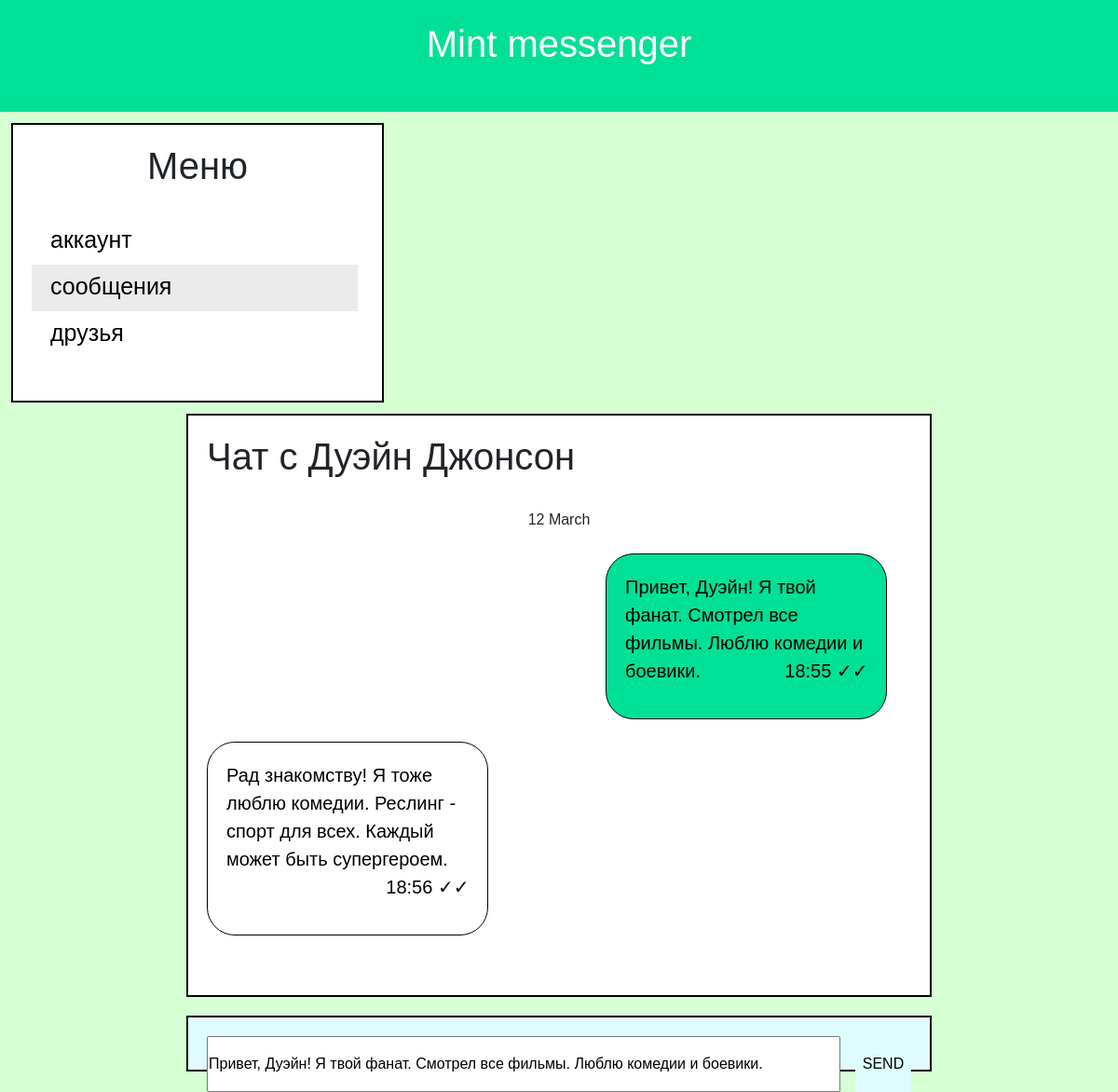
Page /chats/11/edit/5/ (signed in) on the committed database.
### mint/models.py (models this page shows)
class Messages(models.Model):
    message = models.TextField()
    send_time = models.DateTimeField(auto_now_add=True)
    user = models.ForeignKey(User, db_index=True, on_delete=models.CASCADE, related_name='user')
    user_to = models.ForeignKey(User, db_index=True, on_delete=models.CASCADE, related_name='user_to')
    is_read = models.BooleanField(default=False)
    class Meta:
        ordering = ('send_time', 'message')
    def get_absolute_url_edit(self):
        return reverse('edit', kwargs={'user': User.objects.get(id=self.user_to_id).id,
                                       'message': self.pk})
    def get_absolute_url_delete(self):
        return reverse('delete', kwargs={'message': self.pk})

### mint/views.py (the view, shortened to what this page needs)
# urls.py: path('chats/<int:user>/edit/<int:message>/', EditMessage.as_view(), name='edit'),
class EditMessage(DataMixin, UpdateView):
    model = Messages
    pk_url_kwarg = 'message'
    template_name = 'mint/message_edit.html'
    form_class = EditMessageForm
    def dispatch(self, request, *args, **kwargs):
        if not request.user.is_authenticated:
            return HttpResponseRedirect(LOGOUT_REDIRECT_URL)
        return super().dispatch(request, *args, **kwargs)
    def get_messages(self):
        messages = []
        user = self.kwargs['user']
        user_id = self.request.user.id
        previous_date = ''
        return get_messages(messages, user, user_id, previous_date)
    def get_context_data(self, *, objects_list=None, **kwargs):
        context = super().get_context_data(**kwargs)
        c_def = self.get_user_context(title='Чат с ' + User.objects.get(id=self.kwargs['user']).username,
                                      id=self.object.id,
                                      messages=self.get_messages(),
                                      option_selected=2)
        return dict(list(context.items()) + list(c_def.items()))

### mint/forms.py
class EditMessageForm(forms.ModelForm):
    class Meta:
        model = Messages
        fields = ['message']
        widgets = {
            'message': forms.TextInput(attrs={'autofocus': True,
                                              'class': 'input_field',
                                              'autocomplete': 'off',
                                              'placeholder': 'write something...',
                                              'title': ''})
        }
    def __init__(self, *args, **kwargs):
        super(EditMessageForm, self).__init__(*args, **kwargs)
        self.fields['message'].label = ''

### mint/templatetags/mint_tags.py (called while the page is built)
@register.inclusion_tag('mint/message_template.html')
def message(m):
    return {'m': m}

### mint/utils.py (called while the page is built)
    def get_user_context(self, **kwargs):
        context = kwargs
        context['menu'] = menu
        return context

### mint/views.py (called while the page is built)
def get_date(given_date, date_shape):
    if date.today().strftime('%Y') == given_date.strftime('%Y'):
        if date.today() == given_date.date():
            message_date = 'Today'
        elif date.today() - timedelta(days=1) == given_date.date():
            message_date = 'Yesterday'
        else:
            message_date = given_date.strftime(date_shape)
    else:
        message_date = given_date.strftime(date_shape + ', %Y')
    return message_date

### mint/templates/mint/message_edit.html (shortened to what this page needs)
{% extends 'mint/base.html' %}
{% load mint_tags %}
{% block content %}
<div class="block messages overflow">
    <h1>{{ title }}</h1>
    <br>
    {% for m in messages %}
    {% if not forloop.first %}
    <br>
    {% endif %}
    <div style="text-align: center">
        {% if m.date %}
        <p>{{ m.date }}</p>
        {% endif %}
    </div>
    {% if m.date %}
    <br>
    {% endif %}
    {% if m.message.id == id %}
    {% message m=m %}
    {% else %}
    {% message m=m %}
    {% endif %}
    {% empty %}
    <h1 style="text-align: center">Пока сообщений нет :(</h1>
    {% endfor %}
</div>
<div class="message_input">
    <form method="post">
        {{ form.message }}
        <button type="submit" class="message_submit">SEND</button>
    </form>
</div>
{% endblock content %}

### mint/templates/mint/message_template.html (shortened to what this page needs)
{% if m.is_my %}
<div class="message_background" style="display: flex">
    <div class="message your">
        <p>{{ m.message.message }}</p>
        {% if m.is_read %}
        <p class="send_time">{{ m.send_time|date:'H:i' }} ✓✓</p>
        {% else %}
        <p class="send_time">{{ m.send_time|date:'H:i' }} ✓</p>
        {% endif %}
    </div>
</div>
{% else %}
<div class="message_background" style="display: flex">
    <div class="message">
        <p>{{ m.message.message }}</p>
        {% if m.is_read %}
        <p class="send_time">{{ m.send_time|date:'H:i' }} ✓✓</p>
        {% else %}
        <p class="send_time">{{ m.send_time|date:'H:i' }} ✓</p>
        {% endif %}
    </div>
    <br>
</div>
{% endif %}

### mint/static/mint/css/style.css (style rules this page uses)
* { font-family: Arial; margin: 0; padding: 0; }
.block { display: block; width: 100%; border: 2px solid black; margin: 0; margin-bottom: 15px; height: 751px; padding: 20px; background: #fff }
.overflow { overflow: scroll; overflow-x:hidden }
.messages { height: 626px }
.message { display: block; width: 40%; border-radius: 30px; font-size: 20px; background: #fff; color: #000; padding: 20px; border: 1px solid black }
.your { background: #00e096; color: #000; margin-left: 428px; }
.message_input { display: block; height: 60px; width: 100%; border: 2px solid black; margin: 20px auto; padding: 20px; background: #defbff }
.input_field { display: inline-block; width: 90%; height: 60px }
.message_submit { display: inline-block; width: 60px; height: 60px; float: right; cursor: pointer; border: 0; background: #defbff }
.messages p { display: inline }
.send_time { float: right }

### rows in the picture
Messages: date "12 March", message.message "Привет, Дуэйн! Я твой фанат. Смотрел все фильмы. Люблю комедии и боевики.", send_time "18:55", message "Привет, Дуэйн! Я твой фанат. Смотрел все фильмы. Люблю комедии и боевики."
Messages: message.message "Рад знакомству! Я тоже люблю комедии. Реслинг - спорт для всех. Каждый может быть супергероем.", send_time "18:56"

### other values in the picture
{{ i.title }} "аккаунт" "друзья"
{{ i.title }} "сообщения"
{{ title }} "Чат с Дуэйн Джонсон"
